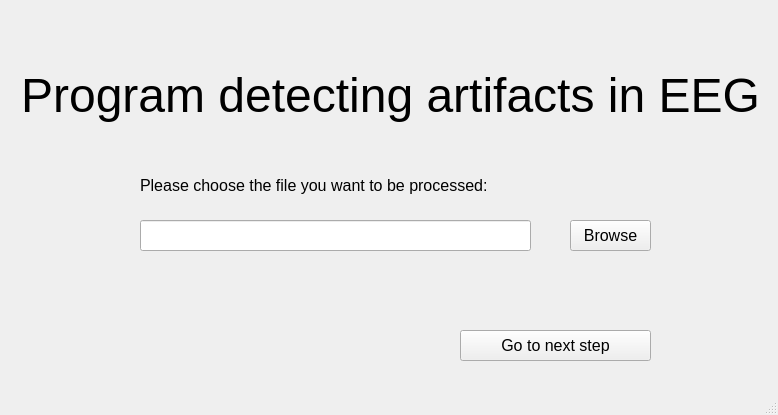
<?xml version="1.0" encoding="UTF-8"?>
<ui version="4.0">
 <class>firstWindow</class>
 <widget class="QMainWindow" name="firstWindow">
  <property name="geometry">
   <rect>
    <x>0</x>
    <y>0</y>
    <width>778</width>
    <height>415</height>
   </rect>
  </property>
  <property name="windowTitle">
   <string>MainWindow</string>
  </property>
  <widget class="QWidget" name="centralwidget">
   <widget class="QLabel" name="titleLabel">
    <property name="geometry">
     <rect>
      <x>10</x>
      <y>50</y>
      <width>761</width>
      <height>91</height>
     </rect>
    </property>
    <property name="font">
     <font>
      <pointsize>36</pointsize>
     </font>
    </property>
    <property name="text">
     <string>Program detecting artifacts in EEG</string>
    </property>
    <property name="alignment">
     <set>Qt::AlignCenter</set>
    </property>
   </widget>
   <widget class="QPushButton" name="browseButton">
    <property name="geometry">
     <rect>
      <x>570</x>
      <y>220</y>
      <width>81</width>
      <height>31</height>
     </rect>
    </property>
    <property name="font">
     <font>
      <pointsize>12</pointsize>
     </font>
    </property>
    <property name="text">
     <string>Browse</string>
    </property>
   </widget>
   <widget class="QLineEdit" name="pathLineEdit">
    <property name="geometry">
     <rect>
      <x>140</x>
      <y>220</y>
      <width>391</width>
      <height>31</height>
     </rect>
    </property>
    <property name="font">
     <font>
      <pointsize>12</pointsize>
     </font>
    </property>
   </widget>
   <widget class="QLabel" name="orderLabel">
    <property name="geometry">
     <rect>
      <x>140</x>
      <y>170</y>
      <width>511</width>
      <height>31</height>
     </rect>
    </property>
    <property name="font">
     <font>
      <pointsize>12</pointsize>
     </font>
    </property>
    <property name="text">
     <string>Please choose the file you want to be processed:</string>
    </property>
   </widget>
   <widget class="QPushButton" name="nextButton">
    <property name="geometry">
     <rect>
      <x>460</x>
      <y>330</y>
      <width>191</width>
      <height>31</height>
     </rect>
    </property>
    <property name="font">
     <font>
      <pointsize>12</pointsize>
     </font>
    </property>
    <property name="text">
     <string>Go to next step</string>
    </property>
   </widget>
  </widget>
  <widget class="QMenuBar" name="menubar">
   <property name="geometry">
    <rect>
     <x>0</x>
     <y>0</y>
     <width>778</width>
     <height>21</height>
    </rect>
   </property>
  </widget>
  <widget class="QStatusBar" name="statusbar"/>
 </widget>
 <resources/>
 <connections/>
</ui>
